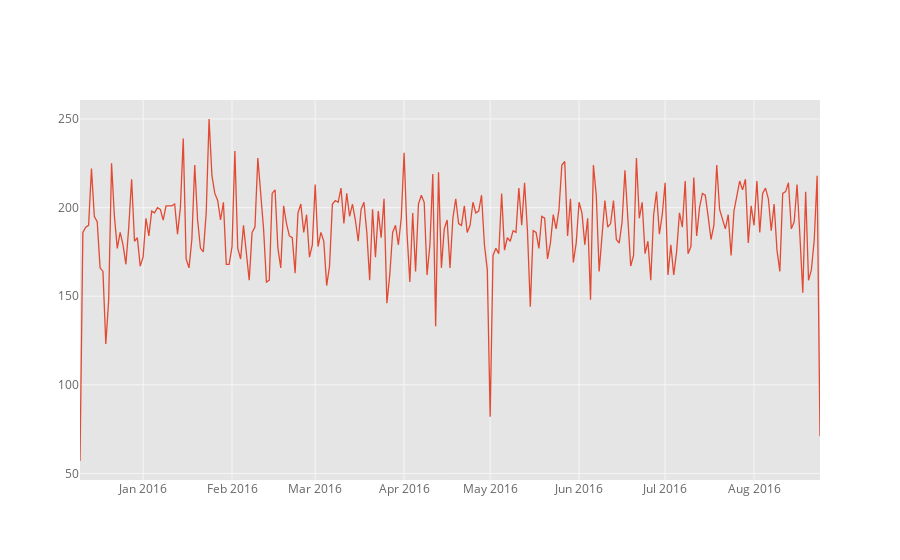

Notebook code cell kept with this figure:
### Code cell
df[df['Reason']=='EMS'].groupby('Date').count()['lng'].iplot()

### Figure 1 — Plotly figure (JSON) as saved in the notebook; plotly's stock layout.template omitted (floating-point values rounded to 4 significant figures; data arrays with more than 128 entries replaced by an {"elided": "..."} marker saying what was removed)
{"data": [{"line": {"color": "rgba(226, 74, 51, 1.0)", "dash": "solid", "shape": "linear", "width": 1.3}, "mode": "lines", "name": "lng", "text": "", "type": "scatter", "x": {"elided": "259 str values"}, "y": {"elided": "259 int values"}}], "layout": {"legend": {"bgcolor": "#FFFFFF", "font": {"color": "#666666"}}, "paper_bgcolor": "#FFFFFF", "plot_bgcolor": "#E5E5E5", "title": {"font": {"color": "#151516"}}, "xaxis": {"gridcolor": "#F6F6F6", "showgrid": true, "tickfont": {"color": "#666666"}, "title": {"font": {"color": "#666666"}, "text": ""}, "zerolinecolor": "#F6F6F6"}, "yaxis": {"gridcolor": "#F6F6F6", "showgrid": true, "tickfont": {"color": "#666666"}, "title": {"font": {"color": "#666666"}, "text": ""}, "zerolinecolor": "#F6F6F6"}}}
